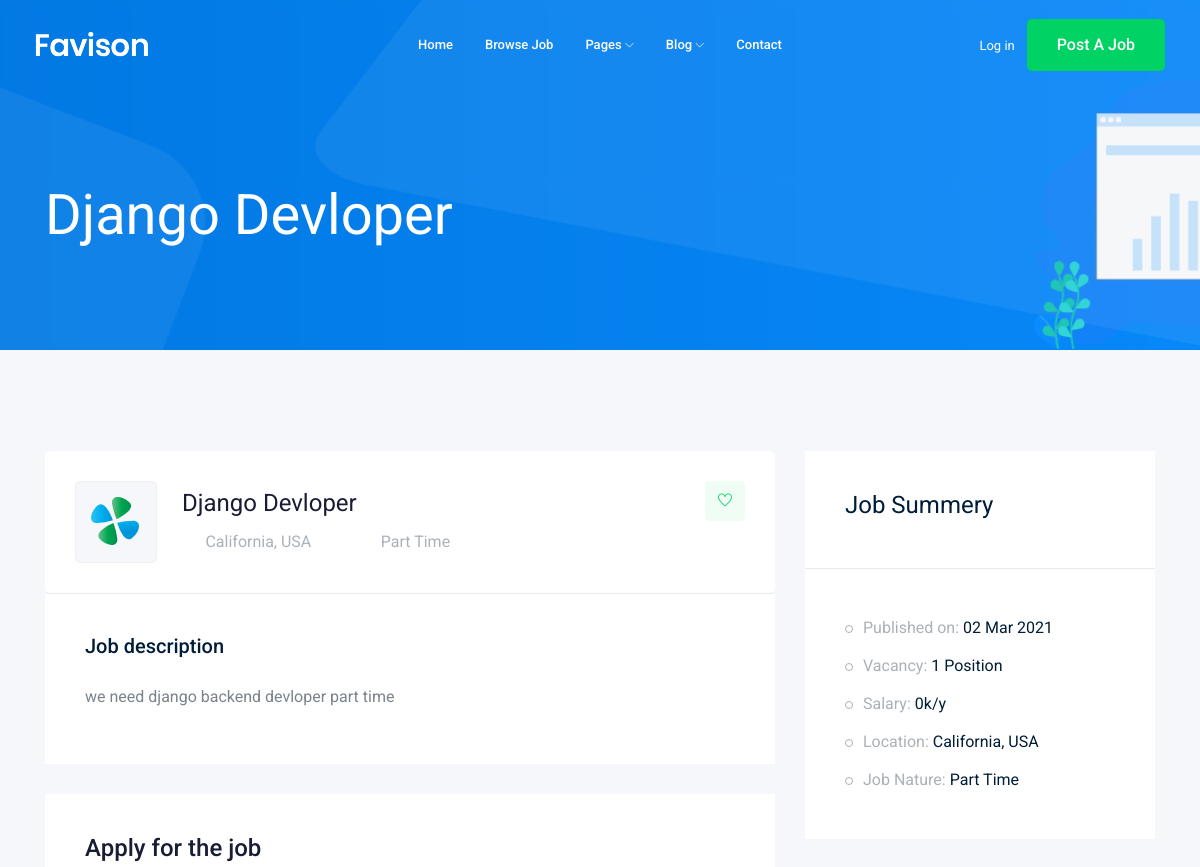
Before: /jobs/django-devloper (upper part) with the older database file.
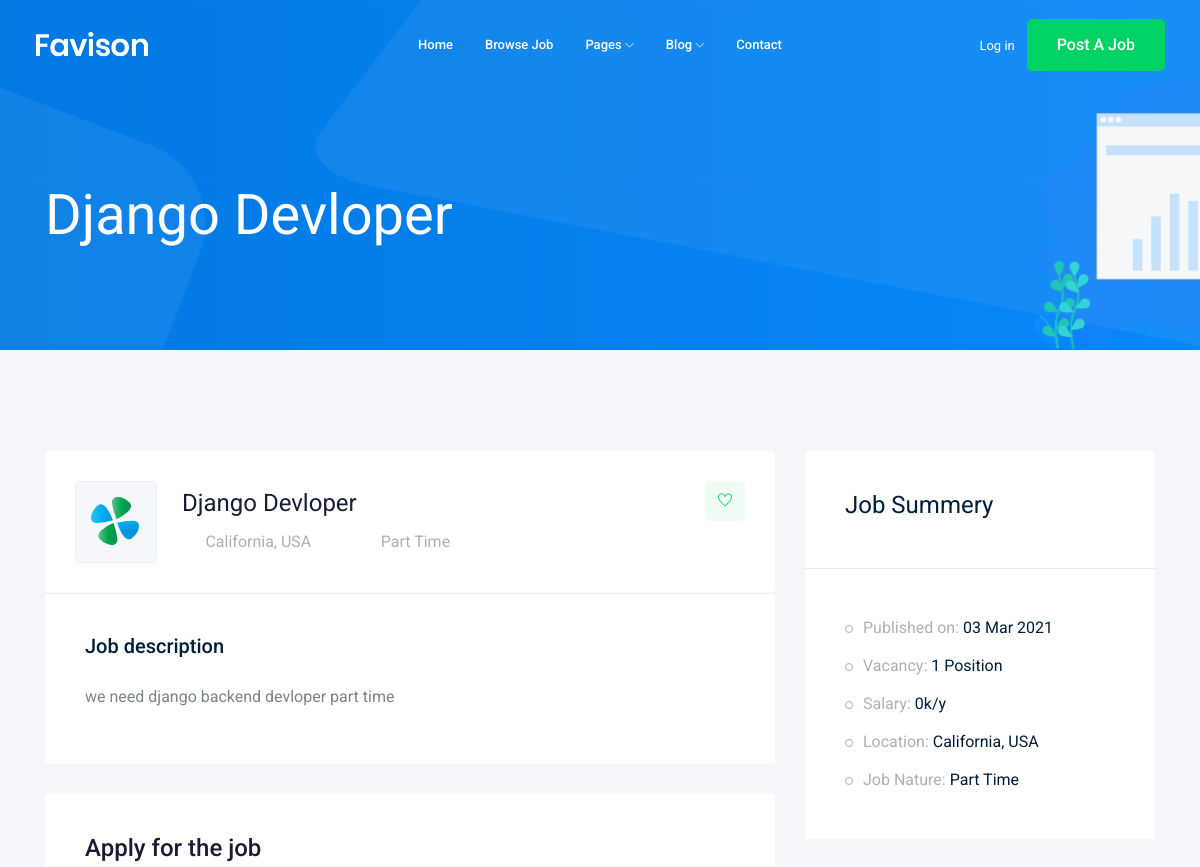
After: the same page with the newer database file.
### job/models.py (models this page shows, shortened)
class Job(models.Model):
    owner = models.ForeignKey(User, verbose_name="job_owner", on_delete=models.CASCADE)
    title = models.CharField(max_length = 100)
    job_type = models.CharField(max_length = 15 , choices=JOB_TYPE)
    Description = models.TextField(max_length = 1000)
    published_at = models.DateTimeField( auto_now=True, auto_now_add=False)
    Vacancy =  models.IntegerField(default=1)
    salary = models.IntegerField(default=0)
    experience = models.IntegerField(default=1)
    category = models.ForeignKey('Category',on_delete=models.CASCADE)
    image = models.ImageField(upload_to=image_upload)
    slug = models.SlugField(blank=True, null=True)

### job/views.py (the view)
# urls.py: path('<str:slug>',views.job_detail,name='job_detail'),
def job_detail(request, slug):
    job_detail = Job.objects.get(slug=slug)
    if request.method=='POST':
        form=ApplyForm(request.POST, request.FILES)
        if form.is_valid():
            myform = form.save(commit=False)
            myform.job = job_detail
            myform.save()
    else:
        form = ApplyForm()
    context={
        'job':job_detail ,'form':form}
    return render(request, 'job/job_details.html',context)

### job/templates/job/job_details.html (shortened to what this page needs)
{% extends 'base.html' %}
{% load bootstrap4 %}
{% block body %}
    <div class="bradcam_area bradcam_bg_1">
        <div class="container">
            <div class="row">
                <div class="col-xl-12">
                    <div class="bradcam_text">
                        <h3>{{job.title}}</h3>
                    </div>
                </div>
            </div>
        </div>
    </div>
    <div class="job_details_area">
        <div class="container">
            <div class="row">
                <div class="col-lg-8">
                    <div class="job_details_header">
                        <div class="single_jobs white-bg d-flex justify-content-between">
                            <div class="jobs_left d-flex align-items-center">
                                <div class="thumb">
                                    <img src="img/svg_icon/1.svg" alt="">
                                </div>
                                <div class="jobs_conetent">
                                    <a href="#"><h4>{{job.title}}</h4></a>
                                    <div class="links_locat d-flex align-items-center">
                                        <div class="location">
                                            <p> <i class="fa fa-map-marker"></i> California, USA</p>
                                        </div>
                                        <div class="location">
                                            <p> <i class="fa fa-clock-o"></i>{{job.job_type}}</p>
                                        </div>
                                    </div>
                                </div>
                            </div>
                            <div class="jobs_right">
                                <div class="apply_now">
                                    <a class="heart_mark" href="#"> <i class="ti-heart"></i> </a>
                                </div>
                            </div>
                        </div>
                    </div>
                    <div class="descript_wrap white-bg">
                        <div class="single_wrap">
                            <h4>Job description</h4>
                            <p>{{job.Description}}</p>
                        </div>
                    </div>
                    <div class="apply_job_form white-bg">
                        <h4>Apply for the job</h4>
                    </div>
                </div>
                <div class="col-lg-4">
                    <div class="job_sumary">
                        <div class="summery_header">
                            <h3>Job Summery</h3>
                        </div>
                        <div class="job_content">
                            <ul>
                                <li>Published on: <span>{{job.published_at|date:'d M o'}}</span></li>
                                <li>Vacancy: <span>{{job.Vacancy}} Position</span></li>
                                <li>Salary: <span>{{job.salary}}k/y</span></li>
                                <li>Location: <span>California, USA</span></li>
                                <li>Job Nature: <span>{{job.job_type}}</span></li>
                            </ul>
                        </div>
                    </div>
                </div>
            </div>
        </div>
    </div>
{% endblock body %}

Changed rows visible on the page:
changed Job "Django Devloper": published_at "02 Mar 2021" → "03 Mar 2021"
